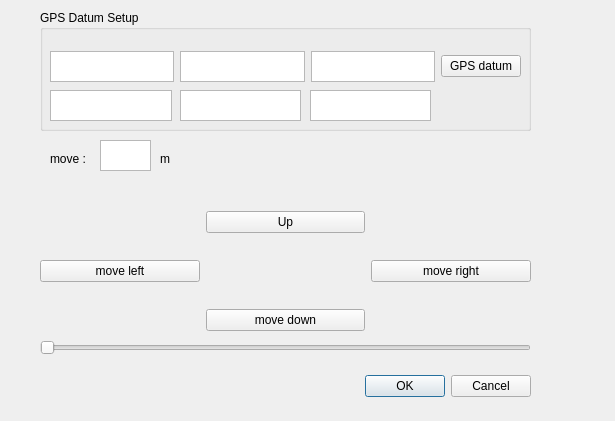
<?xml version="1.0" encoding="UTF-8"?>
<ui version="4.0">
 <class>Dialog</class>
 <widget class="QDialog" name="Dialog">
  <property name="geometry">
   <rect>
    <x>0</x>
    <y>0</y>
    <width>615</width>
    <height>421</height>
   </rect>
  </property>
  <property name="windowTitle">
   <string>GPS Simulator</string>
  </property>
  <widget class="QDialogButtonBox" name="buttonBox">
   <property name="geometry">
    <rect>
     <x>190</x>
     <y>370</y>
     <width>341</width>
     <height>32</height>
    </rect>
   </property>
   <property name="orientation">
    <enum>Qt::Horizontal</enum>
   </property>
   <property name="standardButtons">
    <set>QDialogButtonBox::Cancel|QDialogButtonBox::Ok</set>
   </property>
  </widget>
  <widget class="QGroupBox" name="groupBox_datum">
   <property name="geometry">
    <rect>
     <x>40</x>
     <y>10</y>
     <width>491</width>
     <height>121</height>
    </rect>
   </property>
   <property name="title">
    <string>GPS Datum Setup</string>
   </property>
   <widget class="QWidget" name="horizontalLayoutWidget">
    <property name="geometry">
     <rect>
      <x>10</x>
      <y>41</y>
      <width>471</width>
      <height>31</height>
     </rect>
    </property>
    <layout class="QHBoxLayout" name="horizontalLayout">
     <item>
      <widget class="QTextEdit" name="textEdit_datum_latitude"/>
     </item>
     <item>
      <widget class="QTextEdit" name="textEdit_datum_longitude"/>
     </item>
     <item>
      <widget class="QTextEdit" name="textEdit_datum_yaw"/>
     </item>
     <item>
      <widget class="QPushButton" name="pushButton_datum">
       <property name="text">
        <string>GPS datum</string>
       </property>
      </widget>
     </item>
    </layout>
   </widget>
   <widget class="QTextEdit" name="textEdit_gps_latitude">
    <property name="geometry">
     <rect>
      <x>10</x>
      <y>80</y>
      <width>122</width>
      <height>31</height>
     </rect>
    </property>
   </widget>
   <widget class="QTextEdit" name="textEdit_gps_yaw">
    <property name="geometry">
     <rect>
      <x>270</x>
      <y>80</y>
      <width>121</width>
      <height>31</height>
     </rect>
    </property>
   </widget>
  </widget>
  <widget class="QWidget" name="gridLayoutWidget">
   <property name="geometry">
    <rect>
     <x>40</x>
     <y>190</y>
     <width>491</width>
     <height>165</height>
    </rect>
   </property>
   <layout class="QGridLayout" name="gridLayout">
    <item row="0" column="1">
     <widget class="QPushButton" name="pushButton_move_up">
      <property name="text">
       <string>Up</string>
      </property>
     </widget>
    </item>
    <item row="1" column="0">
     <widget class="QPushButton" name="pushButton_move_left">
      <property name="text">
       <string>move left</string>
      </property>
     </widget>
    </item>
    <item row="2" column="1">
     <widget class="QPushButton" name="pushButton_move_down">
      <property name="text">
       <string>move down</string>
      </property>
     </widget>
    </item>
    <item row="1" column="2">
     <widget class="QPushButton" name="pushButton_move_right">
      <property name="text">
       <string>move right</string>
      </property>
     </widget>
    </item>
   </layout>
  </widget>
  <widget class="QSlider" name="horizontalSlider">
   <property name="geometry">
    <rect>
     <x>40</x>
     <y>340</y>
     <width>491</width>
     <height>16</height>
    </rect>
   </property>
   <property name="orientation">
    <enum>Qt::Horizontal</enum>
   </property>
  </widget>
  <widget class="QTextEdit" name="textEdit_gps_longitude">
   <property name="geometry">
    <rect>
     <x>180</x>
     <y>90</y>
     <width>121</width>
     <height>31</height>
    </rect>
   </property>
  </widget>
  <widget class="QTextEdit" name="textEdit_gps_base_move">
   <property name="geometry">
    <rect>
     <x>100</x>
     <y>140</y>
     <width>51</width>
     <height>31</height>
    </rect>
   </property>
  </widget>
  <widget class="QLabel" name="label">
   <property name="geometry">
    <rect>
     <x>50</x>
     <y>150</y>
     <width>67</width>
     <height>17</height>
    </rect>
   </property>
   <property name="text">
    <string>move :</string>
   </property>
  </widget>
  <widget class="QLabel" name="label_2">
   <property name="geometry">
    <rect>
     <x>160</x>
     <y>150</y>
     <width>67</width>
     <height>17</height>
    </rect>
   </property>
   <property name="text">
    <string>m</string>
   </property>
  </widget>
 </widget>
 <resources/>
 <connections>
  <connection>
   <sender>buttonBox</sender>
   <signal>accepted()</signal>
   <receiver>Dialog</receiver>
   <slot>accept()</slot>
   <hints>
    <hint type="sourcelabel">
     <x>248</x>
     <y>254</y>
    </hint>
    <hint type="destinationlabel">
     <x>157</x>
     <y>274</y>
    </hint>
   </hints>
  </connection>
  <connection>
   <sender>buttonBox</sender>
   <signal>rejected()</signal>
   <receiver>Dialog</receiver>
   <slot>reject()</slot>
   <hints>
    <hint type="sourcelabel">
     <x>316</x>
     <y>260</y>
    </hint>
    <hint type="destinationlabel">
     <x>286</x>
     <y>274</y>
    </hint>
   </hints>
  </connection>
 </connections>
</ui>
